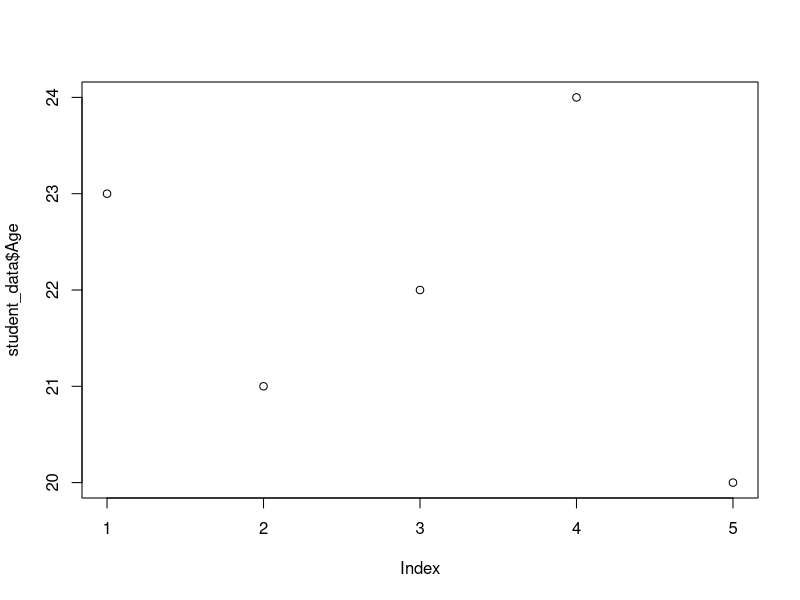

Source code (R):
# Custom data set
student_data <- data.frame(
  Name = c("Eric", "Bob", "Nate", "Lilly", "Katy"),
  Age = c(23, 21, 22, 24, 20),
  Grade = c("A", "B", "C", "B", "A")
)
head(student_data)

# Check class of dataset

class(student_data)

# Test summary function

summary(student_data)

# Test print function

print(student_data)

# Plot data

plot(student_data$Age)

# Assign an S3 class to data

print.studentData <- function(x) {
  cat("custom S3 print method for StudentData class\n")
  print(as.data.frame(x))
}

# Apply the custom print method

print(student_data)

# Define S4 class
setClass("StudentInfo",
         slots = list(Name = "character",
                      Age = "numeric",
                      Grade = "character"))

# Create S4 object
student_info <- new("StudentInfo",
                    Name = student_data$Name,
                    Age = student_data$Age,
                    Grade = student_data$Grade)


student_info

# Custom S4 method for show ()

setMethod("show", "StudentInfo",
          function(object) {
            cat("S4 Student Info Object\n")
            cat("Names:\n")
            print(object@Name)
            cat("Ages:\n")
            print(object@Age)
            cat("Grades:\n")
            print(object@Grade)
          })

show(student_info)
